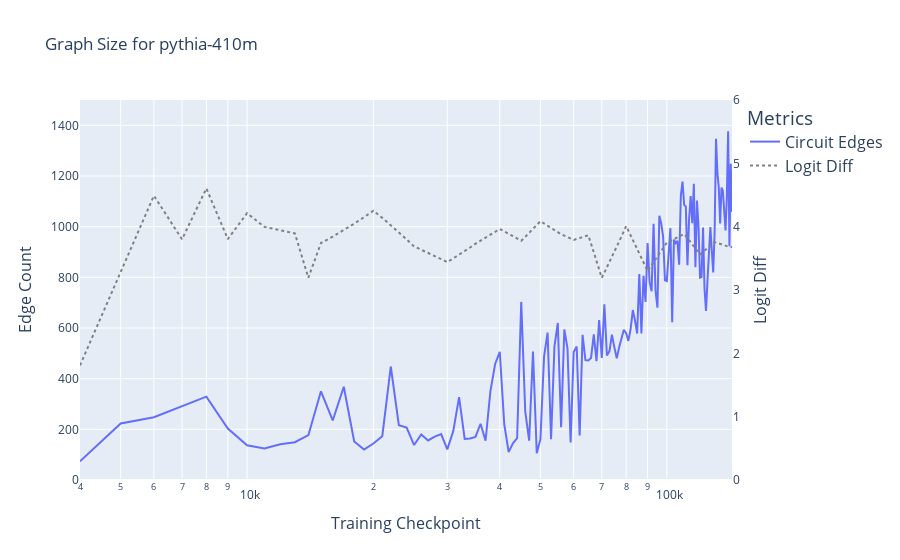

Notebook code cell kept with this figure:
### Markdown cell above
### Graph Size

### Code cell
plot_graph_metric(
    edge_count_df, 
    'num_edges', 
    perf_metric_dict, 
    f'Graph Size for {MODEL_NAME}', 
    right_y_title="Logit Diff",
    y_ranges=((0, 1500), (0, 6)), 
    left_y_title="Edge Count", 
    x_axis_col='checkpoint', 
    log_x=True,
    output_path = "/mnt/hdd-0/circuits-over-time/results/plots/graph_metrics/"
)

### Figure 1 — Plotly figure (JSON) as saved in the notebook; plotly's stock layout.template omitted (floating-point values rounded to 4 significant figures; data arrays with more than 128 entries replaced by an {"elided": "..."} marker saying what was removed)
{"data": [{"hovertemplate": "variable=Circuit Edges<br>checkpoint=%{x}<br>value=%{y}<extra></extra>", "legendgroup": "Circuit Edges", "line": {"color": "#636efa", "dash": "solid"}, "marker": {"symbol": "circle"}, "mode": "lines", "name": "Circuit Edges", "orientation": "v", "showlegend": true, "type": "scatter", "x": {"elided": "140 int values"}, "xaxis": "x", "y": {"elided": "140 int values"}, "yaxis": "y"}, {"line": {"color": "gray", "dash": "dot", "width": 2}, "mode": "lines", "name": "Logit Diff", "type": "scatter", "x": {"elided": "140 int values"}, "y": {"elided": "140 float values"}, "yaxis": "y2"}], "layout": {"legend": {"font": {"size": 16}, "title": {"text": "Metrics"}, "tracegroupgap": 0}, "title": {"text": "Graph Size for pythia-410m"}, "xaxis": {"anchor": "y", "domain": [0, 1], "title": {"font": {"size": 16}, "text": "Training Checkpoint"}, "type": "log"}, "yaxis": {"anchor": "x", "domain": [0, 1], "range": [0, 1500], "title": {"font": {"size": 16}, "text": "Edge Count"}}, "yaxis2": {"overlaying": "y", "range": [0, 6], "showgrid": false, "side": "right", "title": {"font": {"size": 16}, "text": "Logit Diff"}}}}
